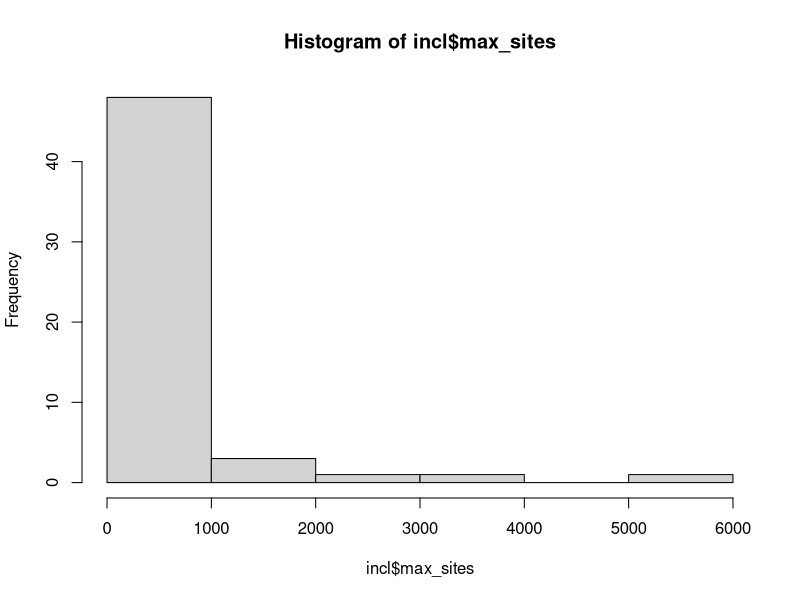
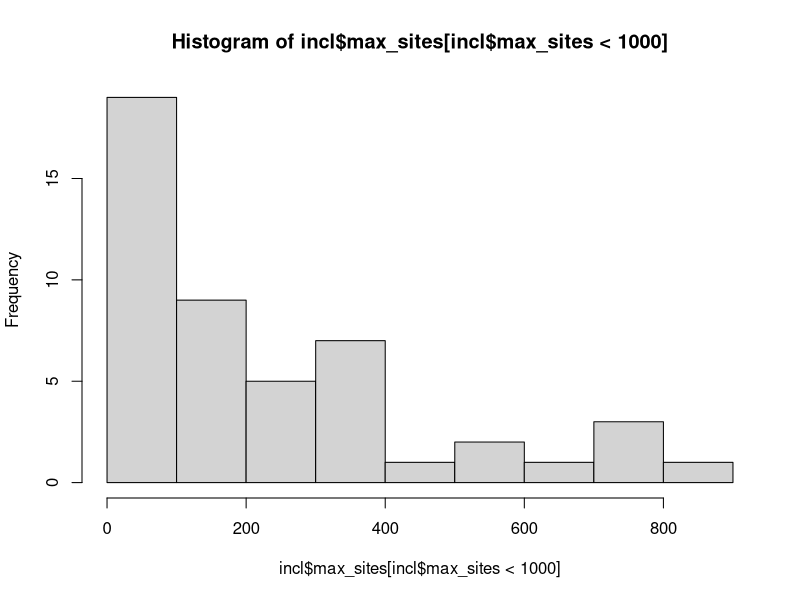

R code for these plots, in order:
# Read in information on included papers that use Rota et al. 2016
incl <- read.csv("included_papers.csv")

nrow(incl)

# Cameras
sum(incl$cameras, na.rm=TRUE)
mean(incl$cameras, na.rm=TRUE)

# Number of species
median(incl$max_species, na.rm=TRUE)
range(incl$max_species, na.rm=TRUE)
mean(incl$max_species < 3, na.rm=TRUE)

# Distribution of number of sites
hist(incl$max_sites)
hist(incl$max_sites[incl$max_sites < 1000])

# Number of sites
median(incl$max_sites, na.rm=TRUE)
range(incl$max_sites, na.rm=TRUE)
mean(incl$max_sites <= 1000, na.rm=TRUE)

# Number of occasions
median(incl$max_occasions, na.rm=TRUE)
range(incl$max_occasions, na.rm=TRUE)
mean(incl$max_occasions < 30, na.rm=TRUE)

# Occasion length
median(incl$occasion_days, na.rm=TRUE)
range(incl$occasion_days, na.rm=TRUE)
table(incl$occasion_days)
mean(incl$occasion_days == 1, na.rm = TRUE)
mean(incl$occasion_days == 7, na.rm = TRUE)

# Occupancy estimates
mean(incl$psi_min, na.rm=TRUE)
mean(incl$psi_max, na.rm=TRUE)

# Detection probability estimates
mean(incl$p_min, na.rm=TRUE)
mean(incl$p_max, na.rm=TRUE)

# Interaction order
mean(incl$max_order < 3, na.rm=TRUE)

# Papers that have covariates on interactions
mean(incl$int_covs, na.rm=TRUE)

# Significant interactions
sum(!is.na(incl$n_int_sig))
mean(incl$n_int_sig > 0, na.rm=TRUE)

# Size of interactions
sum(!is.na(incl$int_min) & incl$covs_scaled == 1)
max_abs_int <- cbind(abs(incl$int_min), abs(incl$int_max))
max_abs_int <- apply(max_abs_int, 1, max)
median(max_abs_int[incl$covs_scaled == 1], na.rm=TRUE)
range(max_abs_int[incl$covs_scaled == 1], na.rm=TRUE)

# Estimate size of mean interaction
# on occupancy scale
f1 <- -0.53
f2 <- -0.53
f12 <- 1.64 # <- EFFECT SIZE OF INTERACTION

psi <- numeric(4)
psi[1] <- exp(f1 + f2 + f12)
psi[2] <- exp(f1)
psi[3] <- exp(f2)
psi[4] <- 1
psi <- psi / sum(psi)
names(psi) <- c("[11]","[10]","[01]","[00]")
round(psi, 3)

# Marginal occupancies of species 1 and 2
psi[1] + psi[2] # 60
psi[1] + psi[3] # 60

# Occupancy of species 1 | species 2 present
psi[1] / (psi[1] + psi[3]) # 75
# Occupancy of species 1 | species 2 absent
psi[2] / (psi[2] + psi[4]) # 37
